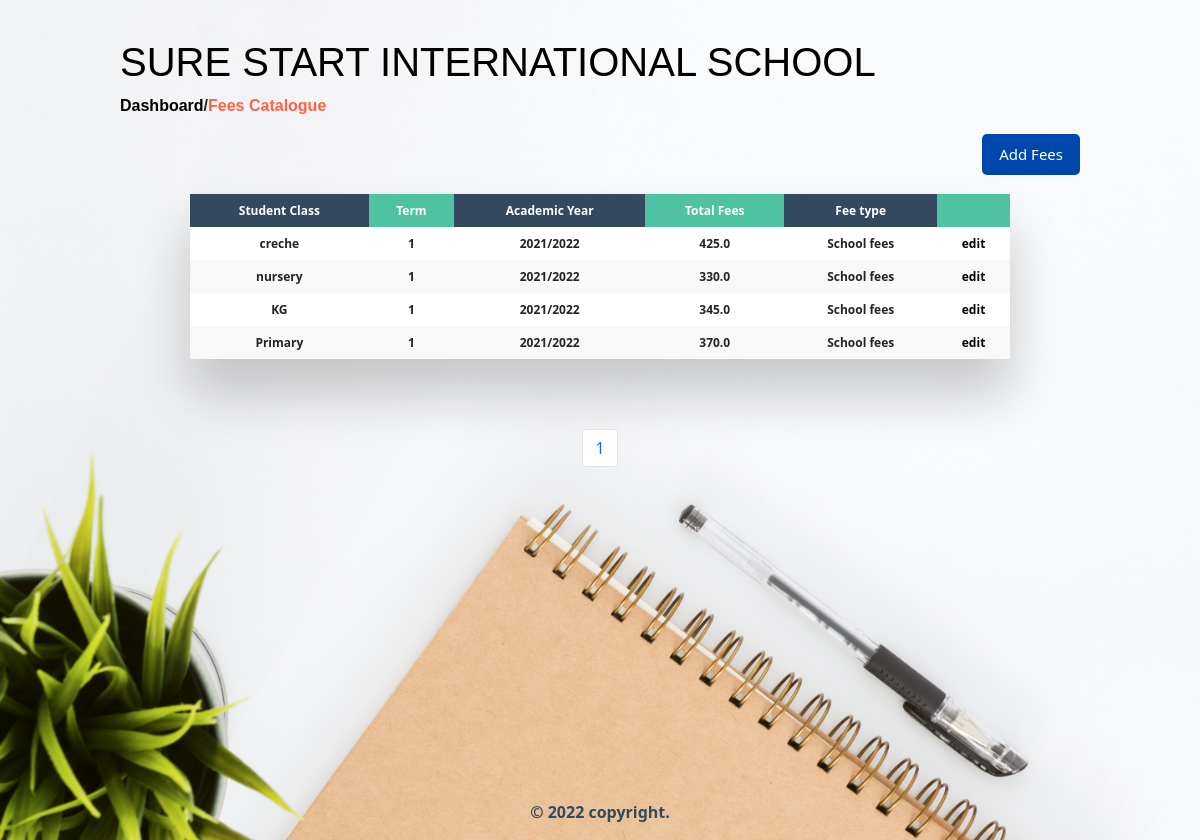
The page /fees/ on the database its author committed.
### fees/models.py (models this page shows, shortened)
class FeesCatalogue(models.Model):
    student_class = models.CharField(max_length=20)
    term = models.CharField(max_length=5)
    academic_year = models.CharField(max_length=20)
    total_fees  = models.FloatField(max_length=255)
    fee_type = models.CharField(max_length=20)
    class Meta:
        ordering = ['-academic_year']

### fees/views.py (the view)
# urls.py: path('fees/',fees_catalogue_list_and_create,name='fees_catalogue'),
def fees_catalogue_list_and_create(request):
    form = FeesCatalogueForm(request.POST or None)
    if request.method == 'POST' and form.is_valid():
        form.save()
    p = Paginator(FeesCatalogue.objects.all(),10)
    page = request.GET.get('page')
    fees_catalogue_list = p.get_page(page)
    nums = "a" * fees_catalogue_list.paginator.num_pages
    return render(request, 'fees_catalogue_list.html', {
    'fees_catalogue_list':fees_catalogue_list,
    'nums':nums,
    'form': form
    })

### templates/fees_catalogue_list.html (shortened to what this page needs)
{% extends 'base.html' %}
{% block content %}
<div class="dashboard-container">
    <div class="top-nav">
        <h1><a href="{% url 'dashboard' %}">SURE START INTERNATIONAL SCHOOL</a></h1>
        <p><a href="{% url 'dashboard' %}">Dashboard</a>/<a href="{% url 'fees_catalogue' %}" class="active-link">Fees Catalogue</a></p>
    </div>
    <div class="add-div">
        <a href="#" id="modal-btn"><button class="btn-primary btn-primary-wd">Add Fees</button></a>
    </div>
    <div class="table-wrapper" id="student_table_div">
        <table class="fl-table" id="table2excel">
            <thead>
                <tr>
                    <th>Student Class</th>
                    <th>Term</th>
                    <th>Academic Year</th>
                    <th>Total Fees</th>
                    <th>Fee type</th>
                    <th class="excludeThisClass"></th>
                </tr>
            </thead>
            <tbody>
                {% for fee in fees_catalogue_list %}
                    <tr>
                        <th>{{ fee.student_class }}</th>
                        <th>{{ fee.term }}</th>
                        <th>{{ fee.academic_year }}</th>
                        <th>{{ fee.total_fees }}</th>
                        <th>{{ fee.fee_type }}</th>
                        <th class="excludeThisClass"><a href="{% url 'fees_catalogue_edit' fee.pk %}">edit</a></th>
                    </tr>
                {% endfor %}
            </tbody>
        </table>
    </div>
    <nav aria-label="Page navigation example">
        <ul class="pagination justify-content-center">
            {% for i in nums %}
	            <li class="page-item"><a class="page-link" href="?page={{ forloop.counter }}">{{ forloop.counter }}</a></li>
            {% endfor %}
        </ul>
    </nav>
</div>
{% endblock content %}

### static/css/base.css (style rules this page uses)
html { box-sizing: border-box; overflow-y: scroll; }
body { background-image: url(../img/school-bg.jpg); background-repeat: no-repeat; background-size: cover; background-position: center; overflow-y: scroll; }
a { text-decoration: none; color: black }
ul { list-style: none; }
.btn-primary { padding: 8px 16px; background-color: #0047AB; color: white; font-size: 15px; font-family: 'Segoe UI', Tahoma, Geneva, Verdana, sans-serif; margin-top: 3%; border-radius: 5px; cursor: pointer; transition: 0.7s ease-in-out; border: 1px solid transparent; }
.dashboard-container { max-width: 80%; height: 100%; margin: 0 auto; }
.dashboard-container h1 { font-family: 'Trebuchet MS', 'Lucida Sans Unicode', 'Lucida Grande', 'Lucida Sans', Arial, sans-serif; padding: 4% 0 0 0; }
.top-nav p { font-family: 'Gill Sans', 'Gill Sans MT', Calibri, 'Trebuchet MS', sans-serif; font-weight: 700; cursor: pointer; }
.active-link { color: tomato; }
.btn-primary-wd { margin: 0% 0 1% 0 !important; }
.add-div { text-align: right; }
* { box-sizing: border-box; -webkit-box-sizing: border-box; -moz-box-sizing: border-box; }
.table-wrapper { margin: 10px 70px 70px; box-shadow: 0px 35px 50px rgba( 0, 0, 0, 0.2 ); }
.fl-table { border-radius: 5px; font-size: 12px; font-weight: normal; border: none; border-collapse: collapse; width: 100%; max-width: 100%; white-space: nowrap; background-color: white; }
.fl-table td, .fl-table th { text-align: center; padding: 8px; }
.fl-table thead th { color: #ffffff; background: #4FC3A1; }
.fl-table thead th:nth-child(odd) { color: #ffffff; background: #324960; }
.fl-table tr:nth-child(even) { background: #F8F8F8; }

### rows shown on the page
FeesCatalogue: student_class "creche", term "1", academic_year "2021/2022", total_fees "425.0", fee_type "School fees"
FeesCatalogue: student_class "nursery", term "1", academic_year "2021/2022", total_fees "330.0", fee_type "School fees"
FeesCatalogue: student_class "KG", term "1", academic_year "2021/2022", total_fees "345.0", fee_type "School fees"
FeesCatalogue: student_class "Primary", term "1", academic_year "2021/2022", total_fees "370.0", fee_type "School fees"
